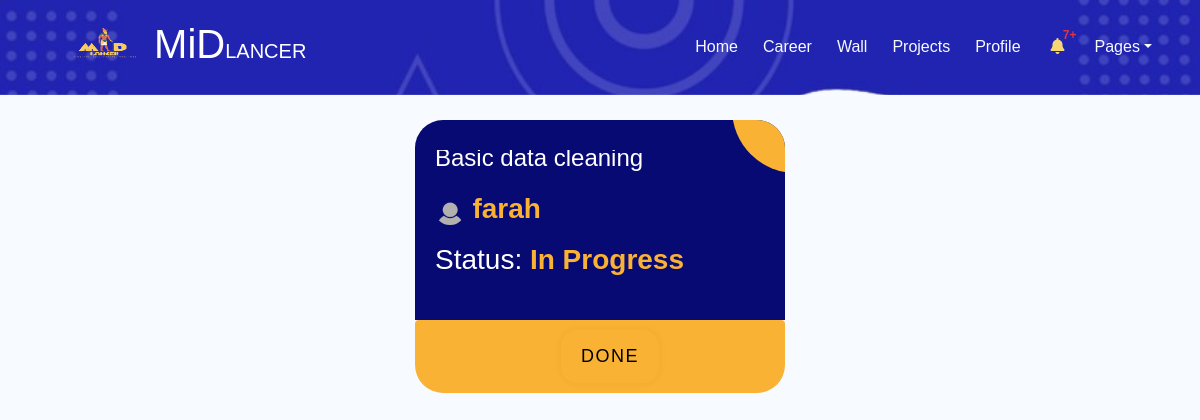
Screenshot of /project_details_freelancer.php?details=38 (signed in) with the database file from the repository.
### tables this page shows
CREATE TABLE `team_member` (
  `team_member_id` int(11) NOT NULL,
  `status` varchar(250) DEFAULT 'In Progress',
  `freelancer_id` int(11) NOT NULL,
  `project_id` int(11) NOT NULL
);

CREATE TABLE `project` (
  `project_id` int(11) NOT NULL,
  `project_name` varchar(250) NOT NULL,
  `description` varchar(250) NOT NULL,
  `total_hours` int(11) NOT NULL,
  `deadline_date` date NOT NULL,
  `user_id` int(11) NOT NULL,
  `type_id` int(11) DEFAULT NULL,
  `posting` int(11) NOT NULL
);

CREATE TABLE `freelancer` (
  `freelancer_id` int(11) NOT NULL,
  `freelancer_name` varchar(255) NOT NULL,
  `email` varchar(255) NOT NULL,
  `phone_number` varchar(11) NOT NULL,
  `password` varchar(255) NOT NULL,
  `birthdate` date NOT NULL,
  `national_id` varchar(14) NOT NULL,
  `freelancer_image` longtext DEFAULT NULL,
  `job_title` varchar(255) NOT NULL,
  `available_hours` int(11) DEFAULT NULL,
  `price/hr` float DEFAULT 5,
  `link1` varchar(255) DEFAULT NULL,
  `link2` varchar(255) DEFAULT NULL,
  `freelancer_file` longtext DEFAULT NULL,
  `bio` text DEFAULT NULL,
  `premium` varchar(255) DEFAULT '0',
  `view` int(11) DEFAULT 0,
  `hidden` tinyint(1) DEFAULT 0,
  `admin_hidden` tinyint(1) DEFAULT 0,
  `career_id` int(11) NOT NULL,
  `rank_id` int(11) DEFAULT 1,
  `webssite_price` int(11) NOT NULL DEFAULT 5,
  `fl_join_date` date NOT NULL DEFAULT current_timestamp(),
  `last_seen` datetime DEFAULT current_timestamp()
);

### project_details_freelancer.php (the view, shortened to what this page needs)
<?php
include "nav+bm.php";
$freelancer_id=$_SESSION['freelancer_id'];
$details = htmlspecialchars(strip_tags(mysqli_real_escape_string($connect, $_GET['details'])));
$join="SELECT * FROM `team_member`
JOIN `project` ON `project`.`project_id`=`team_member`.`project_id`
JOIN `freelancer` ON `freelancer`.`freelancer_id`=`team_member`.`freelancer_id`
JOIN `user` ON `user`.`user_id`=`project`.`user_id`
WHERE `project`.`project_id` = '$details'";
$run_join=mysqli_query($connect,$join);
?>
<!DOCTYPE html>
<html lang="en">
<head>
  <link rel="stylesheet" href="https://cdnjs.cloudflare.com/ajax/libs/font-awesome/6.6.0/css/all.min.css"
 />
  <link rel="stylesheet" href="css/project details.css">
</head>
<body>
<br> <br> <br> <br> <br>
  <div class="ag-format-container ">
    <div class="ag-courses_box">
      <?php foreach($run_join as $data) { ?>
      <div class="ag-courses_item ">
      <a class="ag-courses-item_link" href="freelancerview.php?vfid=<?php echo $data['freelancer_id']?>">
          <div class="ag-courses-item_bg"></div>
          <div class="ag-courses-item_title">
            <div class="ag-courses-item_title">
              <h4 class="teams"><?php echo $data['project_name']?></h4>
            </div>
          </div>
          <div class="ag-courses-item_date-box">
            <h3>
              <span><img src="img/profile/<?php echo $data['freelancer_image']?>" alt="member"></span>
              <span class="ag-courses-item_date">
                <?php echo $data['freelancer_name']?>
              </span>
            </h3>
          </div>
          <div class="ag-courses-item_date-box">
            <h3>Status: <span class="ag-courses-item_date">
            <?php echo $data ['status']?>
              </span></h3>
          </div>
          <?php if($data['freelancer_id'] == $freelancer_id && $data['status'] == "In Progress"){?>
          <a href="#" class="ag-courses-item_anchor">
            <form method="POST">
              <button type="submit" name="done">Done</button>
            </form>
          </a>
          <?php }else{ ?>
          <?php } ?>
        </a>
      </div>
      <?php } ?>
    </div>
  </div>
</body>
</html>

### css/nav+bm.css (style rules this page uses)
:root { --primary-color: #080a74; --secondary-color: #f6d673; --Thirdly-color: #d6d9e0; --fourthly-color: #1d1d27; }
button { padding: 4px 20px; border-radius: 50px; cursor: pointer; border: 0; border-radius: 0.9em; background-color: var(--secondary-color); box-shadow: rgb(0 0 0 / 5%) 0 0 8px; letter-spacing: 1.5px; text-transform: uppercase; font-size: 15px; transition: all 0.5s ease; font-family: inherit; margin-left: 20px; }
a { text-decoration: none; color: var(--fourthly-color); }

### css/project details.css (style rules this page uses)
* { margin: 0; padding: 0; box-sizing: border-box; }
body { height: 100%; }
:root { --primary-color: #2124b1; --secondary-color: #f6d673; --Thirdly-color: #f7faff; --fourthly-color: #1d1d27; }
.teams { transform: translateY(-22%); }
body { background-color: #f7faff; font-family: "Gill Sans", "Gill Sans MT", Calibri, "Trebuchet MS", sans-serif; }
.ag-format-container { margin: 0 auto; display: flex; align-items: center; justify-content: center; width: 100%; }
button { --color: #2124b1; font-family: inherit; display: inline-block; line-height: 2.5em; position: relative; cursor: pointer; background-color: transparent; border: none; font-size: 18px; }
.ag-courses_box { display: -webkit-box; display: -ms-flexbox; display: flex; -ms-flex-wrap: wrap; flex-wrap: wrap; width: 100%; align-items: center; justify-content: center; }
.ag-courses_item { -ms-flex-preferred-size: calc(33.33333% - 30px); flex-basis: calc(33.33333% - 30px); margin: 0 15px 30px; overflow: hidden; border-radius: 28px; }
.ag-courses-item_link { text-decoration: none; display: block; padding: 30px 20px; background-color: #080a74; overflow: hidden; position: relative; }
.ag-courses-item_title { overflow: hidden; font-weight: bold; font-size: 30px; color: hsl(0, 0%, 100%); z-index: 2; position: relative; }
span img { top: 3%; width: 9%; border-radius: 50%; position: relative; right: 0%; bottom: 10%; }
.ag-courses-item_date-box { font-size: 18px; color: #fff; padding: 5px 0; z-index: 2; position: relative; }
.ag-courses-item_date { font-weight: bold; color: #f9b234; -webkit-transition: color 0.5s ease; -o-transition: color 0.5s ease; transition: color 0.5s ease; }
h4,H3 { color:white !important; }
.ag-courses-item_bg { height: 128px; width: 128px; background-color: #f9b234; z-index: 1; position: absolute; top: -75px; right: -75px; border-radius: 50%; -webkit-transition: all 0.5s ease; -o-transition: all 0.5s ease; transition: all 0.5s ease; }
.ag-courses-item_anchor { display: block; width: 100%; text-align: center; padding: 10px; background-color: #f9b234; color: white; text-decoration: none; font-weight: bold; font-size: large; border-radius: 4px; transition: background-color 0.3s ease; }

### rows the page displays
team_member: project.project_name "Basic data cleaning", freelancer.freelancer_image (placeholder picture), freelancer.freelancer_name "farah", status "In Progress", shows "DONE"
